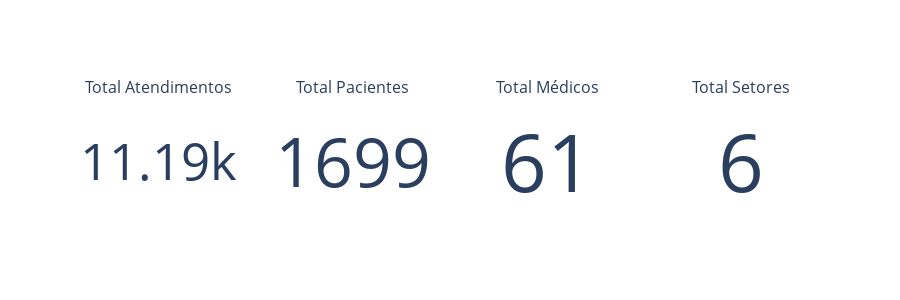

Notebook code cell kept with this figure:
### Markdown cell above
### Análise Numérica

### Code cell
fig = make_subplots(
    rows=1, cols=4,
    specs=[[{"type": "domain"}, {"type": "domain"}, {"type": "domain"}, {"type": "domain"}]],
    subplot_titles=("Total Atendimentos", "Total Pacientes", "Total Médicos", "Total Setores")
)

# Adicionando os indicadores
fig.add_trace(go.Indicator(mode="number", value=total_atendimentos), row=1, col=1)
fig.add_trace(go.Indicator(mode="number", value=total_pacientes), row=1, col=2)
fig.add_trace(go.Indicator(mode="number", value=total_medicos), row=1, col=3)
fig.add_trace(go.Indicator(mode="number", value=total_setores), row=1, col=4)

# Atualizando o layout
fig.update_layout(height=300, template='plotly_white')

# Exibir o gráfico
fig.show()

### Figure 1 — Plotly figure (JSON) as saved in the notebook; plotly's stock layout.template omitted (floating-point values rounded to 4 significant figures)
{"data": [{"domain": {"x": [0, 0.2125], "y": [0, 1]}, "mode": "number", "type": "indicator", "value": 11193}, {"domain": {"x": [0.2625, 0.475], "y": [0, 1]}, "mode": "number", "type": "indicator", "value": 1699}, {"domain": {"x": [0.525, 0.7375], "y": [0, 1]}, "mode": "number", "type": "indicator", "value": 61}, {"domain": {"x": [0.7875, 1], "y": [0, 1]}, "mode": "number", "type": "indicator", "value": 6}], "layout": {"annotations": [{"font": {"size": 16}, "showarrow": false, "text": "Total Atendimentos", "x": 0.1062, "xanchor": "center", "xref": "paper", "y": 1, "yanchor": "bottom", "yref": "paper"}, {"font": {"size": 16}, "showarrow": false, "text": "Total Pacientes", "x": 0.3688, "xanchor": "center", "xref": "paper", "y": 1, "yanchor": "bottom", "yref": "paper"}, {"font": {"size": 16}, "showarrow": false, "text": "Total Médicos", "x": 0.6313, "xanchor": "center", "xref": "paper", "y": 1, "yanchor": "bottom", "yref": "paper"}, {"font": {"size": 16}, "showarrow": false, "text": "Total Setores", "x": 0.8938, "xanchor": "center", "xref": "paper", "y": 1, "yanchor": "bottom", "yref": "paper"}], "height": 300}}
